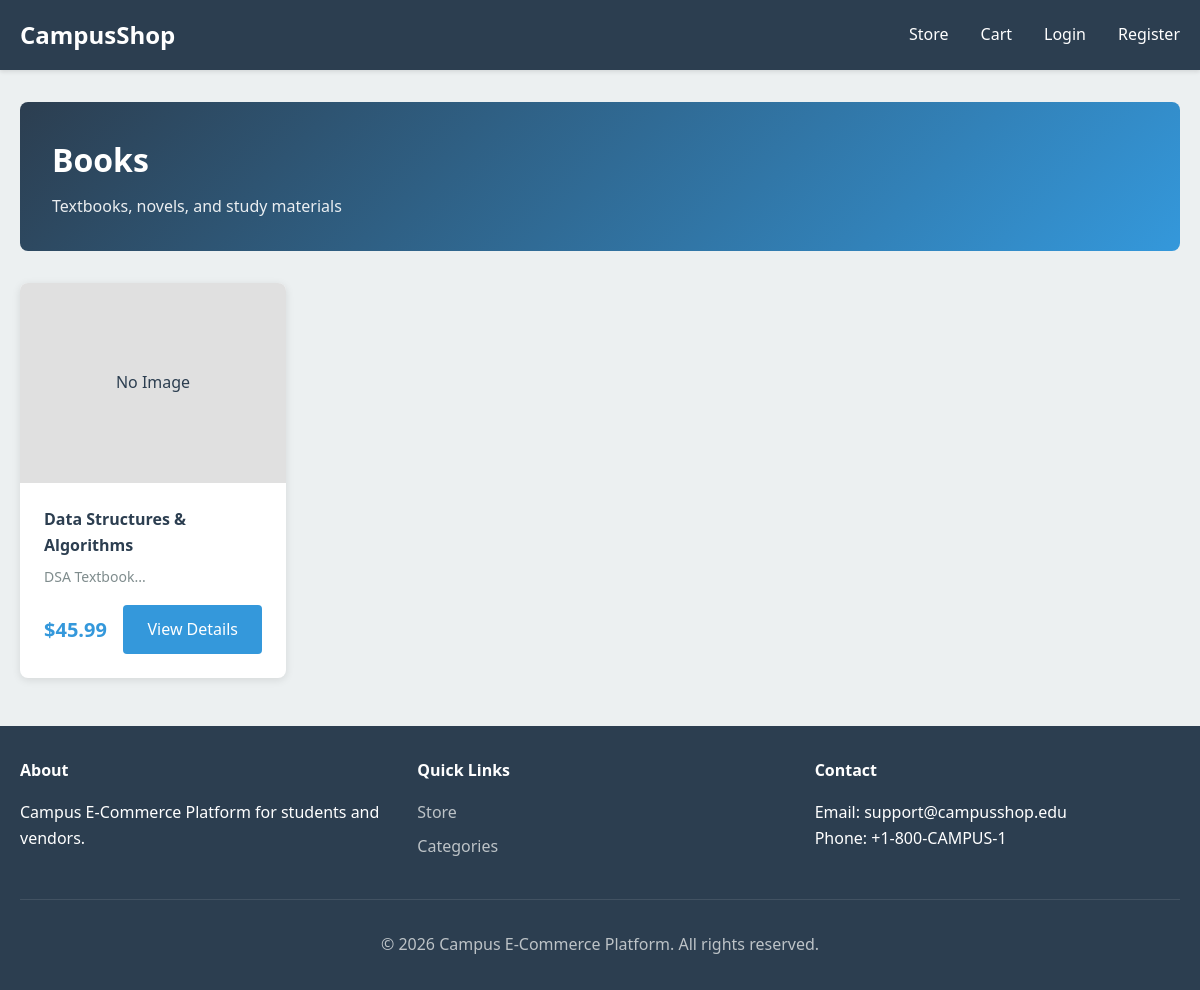
Screenshot of /store/products_browse_by_category.php?id=1 with the database file from the repository.
### tables this page shows
CREATE TABLE `categories` (
  `id` INT AUTO_INCREMENT PRIMARY KEY,
  `name` VARCHAR(100) NOT NULL UNIQUE,
  `slug` VARCHAR(100) UNIQUE,
  `description` TEXT,
  `icon` VARCHAR(255),
  `image` VARCHAR(255),
  `is_active` TINYINT(1) DEFAULT 1,
  `created_at` TIMESTAMP DEFAULT CURRENT_TIMESTAMP,
  `updated_at` TIMESTAMP DEFAULT CURRENT_TIMESTAMP ON UPDATE CURRENT_TIMESTAMP,
  INDEX `idx_name` (`name`),
  INDEX `idx_is_active` (`is_active`)
);

CREATE TABLE `products` (
  `id` INT AUTO_INCREMENT PRIMARY KEY,
  `vendor_id` INT NOT NULL,
  `category_id` INT NOT NULL,
  `title` VARCHAR(255) NOT NULL,
  `slug` VARCHAR(255),
  `description` LONGTEXT,
  `short_description` VARCHAR(500),
  `price` DECIMAL(12, 2) NOT NULL,
  `discount_price` DECIMAL(12, 2),
  `quantity` INT DEFAULT 0,
  `main_image` VARCHAR(255),
  `status` ENUM('draft', 'active', 'inactive', 'archived') DEFAULT 'draft',
  `rating` DECIMAL(3, 2) DEFAULT 0.00,
  `total_reviews` INT DEFAULT 0,
  `total_sales` INT DEFAULT 0,
  `sku` VARCHAR(100) UNIQUE,
  `created_at` TIMESTAMP DEFAULT CURRENT_TIMESTAMP,
  `updated_at` TIMESTAMP DEFAULT CURRENT_TIMESTAMP ON UPDATE CURRENT_TIMESTAMP,
  FOREIGN KEY (`vendor_id`) REFERENCES `users`(`id`) ON DELETE CASCADE,
  FOREIGN KEY (`category_id`) REFERENCES `categories`(`id`) ON DELETE RESTRICT,
  INDEX `idx_vendor_id` (`vendor_id`),
  INDEX `idx_category_id` (`category_id`),
  INDEX `idx_status` (`status`),
  INDEX `idx_rating` (`rating`),
  FULLTEXT INDEX `ft_search` (`title`, `description`, `short_description`)
);

### authentication/config.php (called while the page is built, shortened)
<?php
$dbHost = 'localhost';
$dbUser = 'root';
$dbPass = '';
$dbName = 'campus_based_e_commerce_platform';
$pdo = null;
function getPDOConnection() {
    global $pdo, $dbHost, $dbUser, $dbPass, $dbName;
    if (!$pdo) {
        try {
            $pdo = new PDO("mysql:host=$dbHost;dbname=$dbName;charset=utf8mb4", $dbUser, $dbPass);
            $pdo->setAttribute(PDO::ATTR_ERRMODE, PDO::ERRMODE_EXCEPTION);
        } catch (PDOException $e) {
            die('Database connection failed: ' . $e->getMessage());
        }
    }
    return $pdo;
}
function fetchRow($query, $params = []) {
    $stmt = getPDOConnection()->prepare($query);
    $stmt->execute($params);
    return $stmt->fetch(PDO::FETCH_ASSOC);
}
function fetchAll($query, $params = []) {
    $stmt = getPDOConnection()->prepare($query);
    $stmt->execute($params);
    return $stmt->fetchAll(PDO::FETCH_ASSOC);
}
function getProductsByCategory($categoryId) {
    return fetchAll('SELECT * FROM products WHERE category_id = ? AND status = "active" ORDER BY title', [$categoryId]);
}
?>

### store/products_browse_by_category.php (the view, shortened to what this page needs)
<?php
require_once __DIR__ . '/../authentication/config.php';
$categoryId = intval($_GET['id'] ?? 0);
$category = fetchRow('SELECT * FROM categories WHERE id = ?', [$categoryId]);
$products = getProductsByCategory($categoryId);
?>
<?php include_once __DIR__ . '/../site_layout_and_assets/header.php'; ?>
<div class="page-header">
    <h1><?php echo htmlspecialchars($category['name']); ?></h1>
    <p><?php echo htmlspecialchars($category['description'] ?? ''); ?></p>
</div>
<div class="products-grid">
    <?php if (!empty($products)): ?>
        <?php foreach ($products as $product): ?>
            <div class="product-card">
                <div class="product-image">
                    <?php if ($product['main_image']): ?>
                        <img src="<?php echo htmlspecialchars($product['main_image']); ?>" alt="<?php echo htmlspecialchars($product['title']); ?>">
                    <?php else: ?>
                        <div style="background: #e0e0e0; height: 200px; display: flex; align-items: center; justify-content: center;">No Image</div>
                    <?php endif; ?>
                </div>
                <div class="product-info">
                    <h4><?php echo htmlspecialchars($product['title']); ?></h4>
                    <p class="description"><?php echo htmlspecialchars(substr($product['short_description'] ?? $product['description'], 0, 100)); ?>...</p>
                    <div class="product-footer">
                        <span class="price">$<?php echo number_format($product['price'], 2); ?></span>
                        <a href="product_details.php?id=<?php echo $product['id']; ?>" class="button">View Details</a>
                    </div>
                </div>
            </div>
        <?php endforeach; ?>
    <?php else: ?>
        <p>No products in this category yet.</p>
    <?php endif; ?>
</div>
<?php include_once __DIR__ . '/../site_layout_and_assets/footer.php'; ?>

### site_layout_and_assets/style.css (style rules this page uses)
* { margin: 0; padding: 0; box-sizing: border-box; }
:root { --primary-color: #2c3e50; --secondary-color: #3498db; --accent-color: #e74c3c; --background-color: #ecf0f1; --text-color: #2c3e50; --light-text: #7f8c8d; }
body { font-family: 'Segoe UI', Tahoma, Geneva, Verdana, sans-serif; background-color: var(--background-color); color: var(--text-color); line-height: 1.6; }
.page-header { background: linear-gradient(135deg, var(--primary-color), var(--secondary-color)); color: white; padding: 2rem; margin-bottom: 2rem; border-radius: 8px; }
.page-header h1 { margin-bottom: 0.5rem; }
.page-header p { opacity: 0.9; }
.button { display: inline-block; background-color: var(--secondary-color); color: white; padding: 0.75rem 1.5rem; border: none; border-radius: 4px; cursor: pointer; text-decoration: none; font-size: 1rem; transition: background-color 0.3s; }
.products-grid { display: grid; grid-template-columns: repeat(auto-fill, minmax(250px, 1fr)); gap: 2rem; margin-bottom: 2rem; }
.product-card { background: white; border-radius: 8px; overflow: hidden; box-shadow: 0 2px 8px rgba(0,0,0,0.1); transition: transform 0.3s, box-shadow 0.3s; }
.product-image { height: 200px; overflow: hidden; background: #f0f0f0; }
.product-info { padding: 1.5rem; }
.product-info h4 { margin-bottom: 0.5rem; color: var(--primary-color); }
.product-info .description { color: var(--light-text); font-size: 0.875rem; margin-bottom: 1rem; }
.product-footer { display: flex; justify-content: space-between; align-items: center; }
.product-footer .price { font-size: 1.25rem; font-weight: bold; color: var(--secondary-color); }

### rows the page displays
categories: name "Books", description "Textbooks, novels, and study materials"
products: shows "No Image", title "Data Structures & Algorithms", short_description "DSA Textbook", price "45.99"
